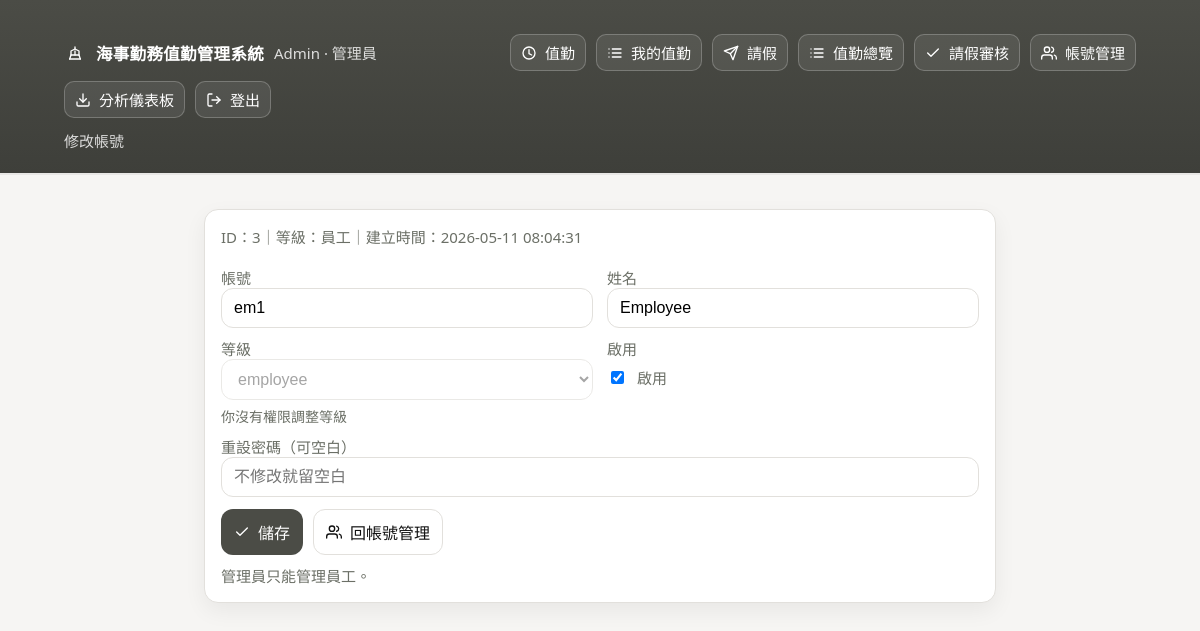
Page /admin_user_edit.php?uid=3 (signed in) on the committed database.
### tables this page shows
CREATE TABLE IF NOT EXISTS users (
  user_id INT AUTO_INCREMENT PRIMARY KEY,
  username VARCHAR(50) NOT NULL UNIQUE,
  password_hash VARCHAR(255) NOT NULL,
  full_name VARCHAR(100) NOT NULL,
  role ENUM('boss','admin','employee') NOT NULL DEFAULT 'employee',
  is_active TINYINT(1) NOT NULL DEFAULT 1,
  created_at DATETIME NOT NULL DEFAULT CURRENT_TIMESTAMP
);

### admin_user_edit.php (the view, shortened to what this page needs)
<?php
require 'db.php';
require_once 'ui.php';
$my_role = $_SESSION['role'] ?? '';
$uid = (int)($_GET['uid'] ?? 0);
$stmt = $pdo->prepare("SELECT user_id, username, full_name, role, is_active, created_at FROM users WHERE user_id=? LIMIT 1");
$stmt->execute([$uid]);
$u = $stmt->fetch();
$can = can_manage_user($u['role'], (int)$u['user_id']);
?>
<!doctype html>
<html lang="zh-TW">
<head>
  <link rel="stylesheet" href="style.css">
</head>
<body>
  <div class="wrap" style="max-width:820px;">
    <div class="card">
      <div class="muted">ID：<?= h($u['user_id']) ?>｜等級：<?= h(role_name($u['role'])) ?>｜建立時間：<?= h($u['created_at']) ?></div>
      <form method="post" style="margin-top:10px;">
        <fieldset <?= (!$can)?'disabled':'' ?> style="border:0;padding:0;margin:0;">
        <div class="row">
          <div>
            <label>帳號</label>
            <input name="username" value="<?= h($u['username']) ?>" placeholder="請輸入帳號" required>
          </div>
          <div>
            <label>姓名</label>
            <input name="full_name" value="<?= h($u['full_name']) ?>" placeholder="請輸入姓名" required>
          </div>
        </div>
        <div class="row">
          <div>
            <label>等級</label>
            <?php if($my_role==='boss'): ?>
              <select name="role">
                <option value="boss" <?= $u['role']==='boss'?'selected':'' ?>>boss</option>
                <option value="admin" <?= $u['role']==='admin'?'selected':'' ?>>admin</option>
                <option value="employee" <?= $u['role']==='employee'?'selected':'' ?>>employee</option>
              </select>
            <?php else: ?>
              <select disabled>
                <option selected>employee</option>
              </select>
              <div class="hint">你沒有權限調整等級</div>
            <?php endif; ?>
          </div>
          <div>
            <label>啟用</label>
            <label style="display:flex;gap:10px;align-items:center;margin-top:8px;">
              <input type="checkbox" name="is_active" <?= ((int)$u['is_active']===1)?'checked':'' ?> style="width:auto;">
              <?= ((int)$u['is_active']===1) ? '啟用' : '停用' ?>
            </label>
          </div>
        </div>
        <label>重設密碼（可空白）</label>
        <input name="newpw" type="password" placeholder="不修改就留空白">
        <div style="margin-top:12px;display:flex;gap:10px;flex-wrap:wrap;">
          <button class="btn primary" type="submit"><?= icon_svg('check') ?>儲存</button>
          <a class="btn" href="admin_users.php"><?= icon_svg('users') ?>回帳號管理</a>
        </div>
        <?php if($my_role!=='boss'): ?>
          <div class="muted" style="margin-top:10px;">管理員只能管理員工。</div>
        <?php endif; ?>
              </fieldset>
      </form>
    </div>
  </div>
</body>
</html>

### style.css (style rules this page uses)
:root { --bg: #f6f5f3; --text:#111; --muted:#6b6f66; --line:#e2e0dc; --card:#ffffff; --brand:#4b4c46; --brand2:#3e3f3a; --brand_soft:#e9e7e2; --ok:#2f6b3a; --warn:#b06b00; --off:#6b6f66; --bad:#b00020; --info:#1b5fbf; --shadow: 0 8px 22px rgba(0,0,0,.06); }
* { box-sizing:border-box }
body { font-family: system-ui,-apple-system,"Segoe UI",Roboto,Arial; font-size:16.5px; color:var(--text); background:var(--bg); margin:0; }
a { color:inherit }
.wrap { max-width:1100px;margin:0 auto;padding:22px 14px }
.muted { color:var(--muted);font-size:15px }
.card { border:1px solid var(--line); background:var(--card); border-radius:14px; padding:16px; margin-top:14px; box-shadow: var(--shadow); }
.btn { display:inline-flex; align-items:center; justify-content:center; gap:8px; padding:10px 12px; border:1px solid rgba(255,255,255,.22); border-radius:12px; background:rgba(255,255,255,.08); text-decoration:none; cursor:pointer; font-size:16px; color:inherit; transition: transform .03s ease, background .12s ease, opacity .12s ease; }
.card .btn { border:1px solid var(--line); background:#fff; }
.btn.primary { border-color: transparent; background: var(--brand); color:#fff; }
input,select { width:100%; padding:10px 12px; border:1px solid var(--line); border-radius:12px; font-size:16px; background:#fff; }
label { display:block;font-size:15px;color:var(--muted);margin-top:10px }
.row { display:grid;grid-template-columns:1fr 1fr;gap:14px }
.hint { color:var(--muted);font-size:14px;margin-top:6px }

### rows in the picture
users: user_id "3", role "員工", created_at "2026-05-11 08:04:31", username "em1", full_name "Employee", is_active "☑"

### other values in the picture
$who "Admin · 管理員"
$title "修改帳號"
